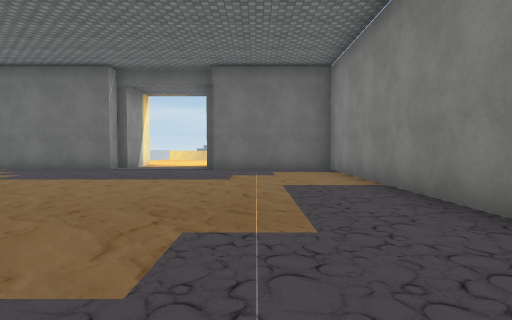
view 1 (above)

24 first-person views from a walk through a scene from a Unity 3-D project. The camera is 1.2 m above the floor, tilts 2° down and sees 80° across. The floor is counted in squares, 2 m on a side. Each view is taken from the middle of a square. On the plan, view 1 faces up. The plan holds only what a view shows up to about 9 squares ahead; the rest is blank. The place goes on beyond the plan. The player character is not drawn. Some surface patterns are stand-ins.

view 2
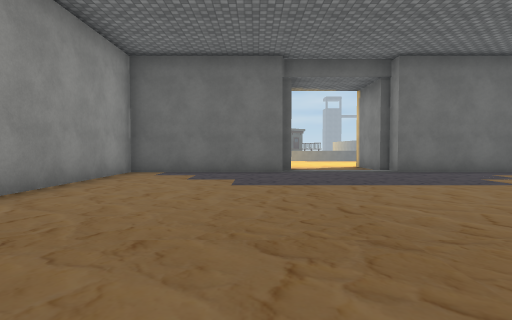

view 3
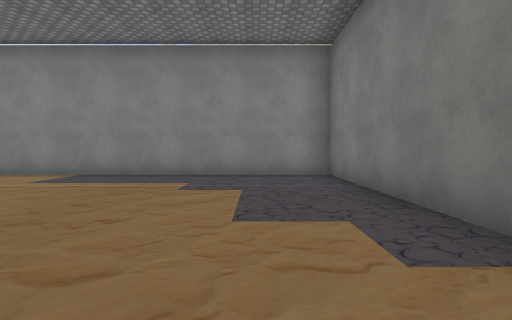

view 4
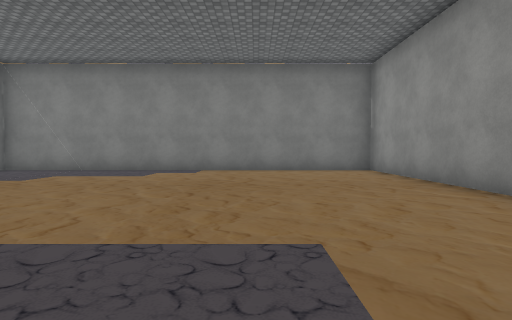

view 5
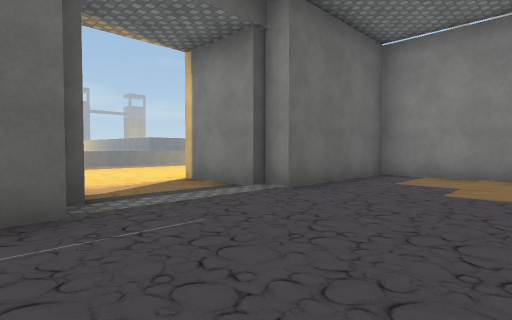

view 6
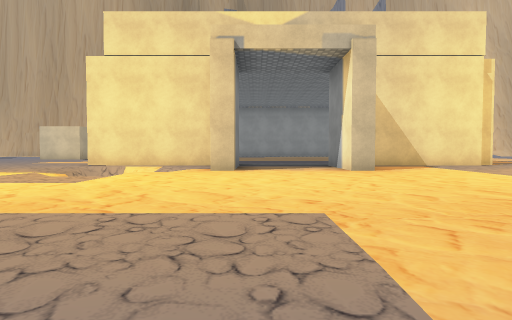

view 7
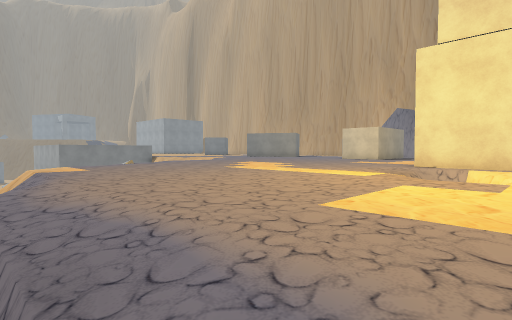

view 8
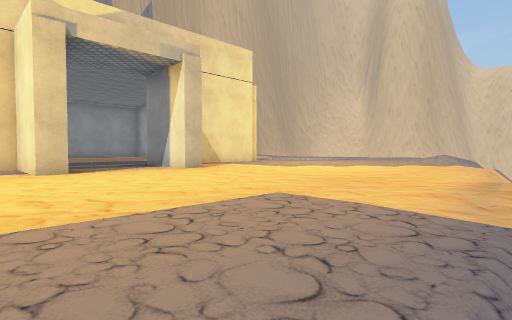

view 9
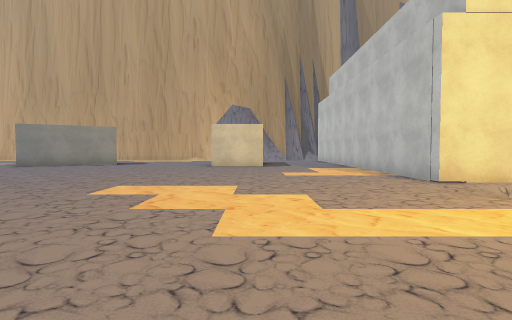

view 10
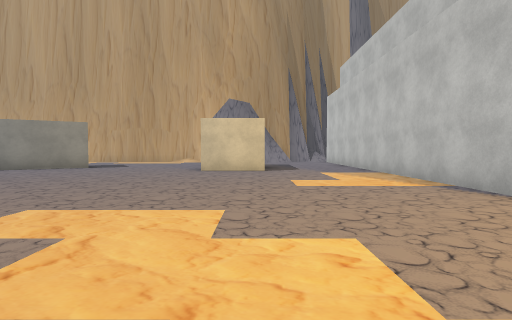

view 11
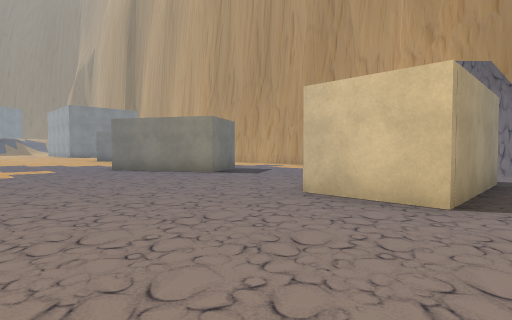

view 12
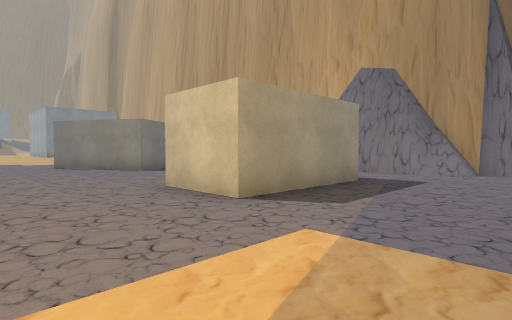

view 13
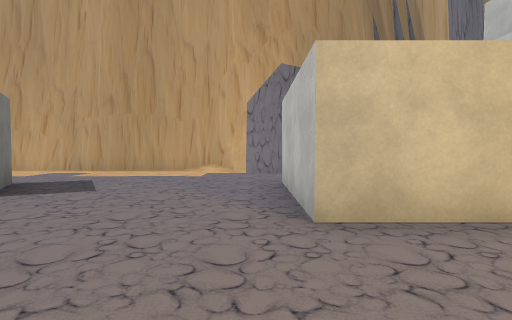

view 14
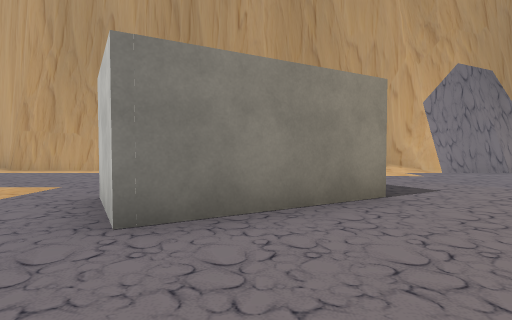

view 15
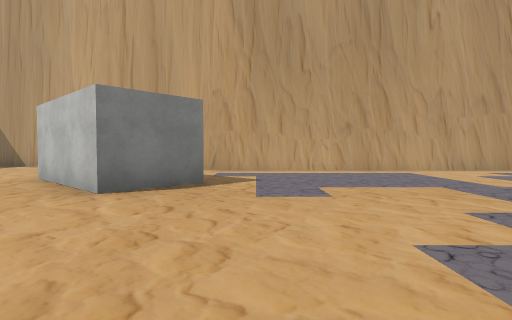

view 16
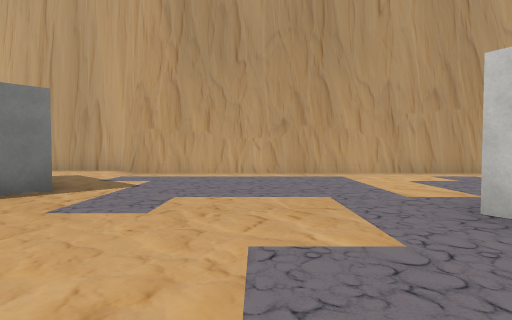

view 17
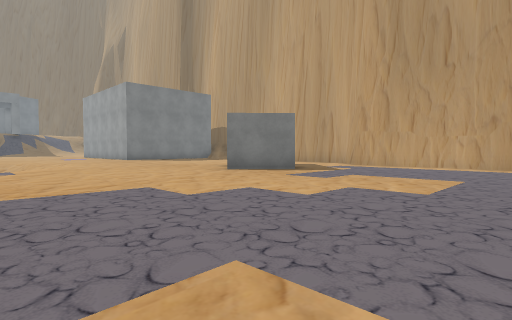

view 18
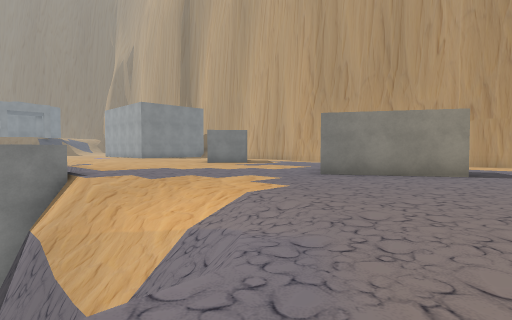

view 19
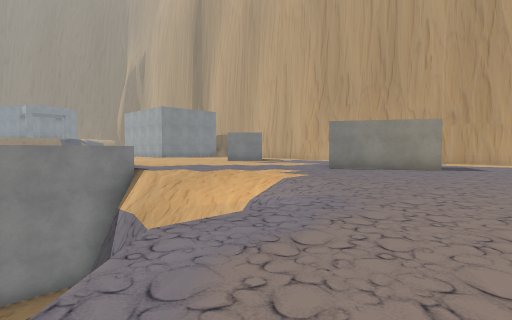

view 20
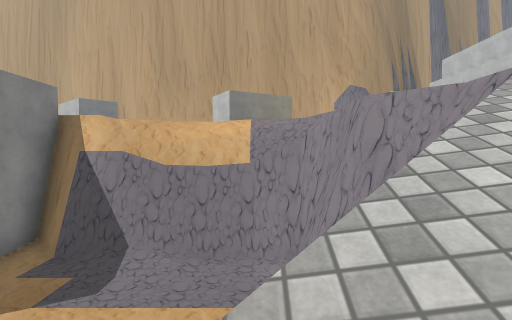

view 21
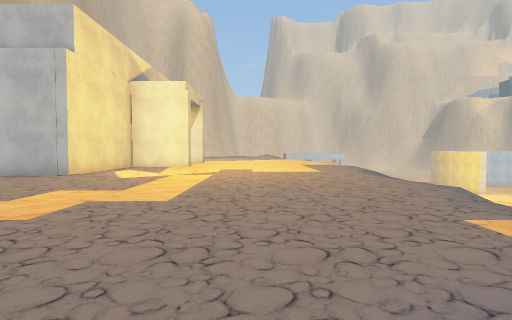

view 22
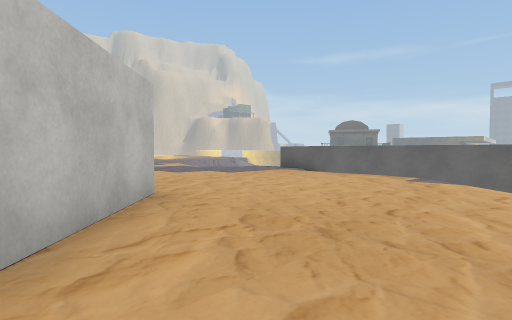

view 23
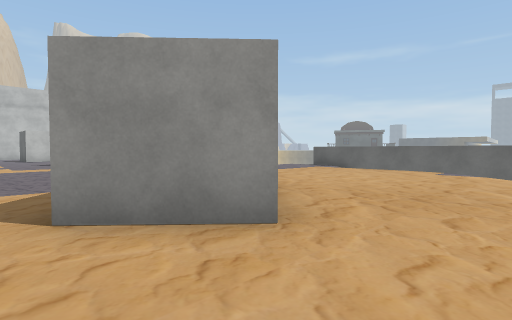

view 24
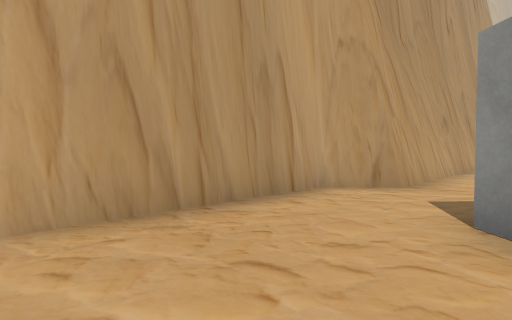

### Floor plan
Key: @ floor where view 1 was taken; # wall or solid block; x gap in a wall; . main floor; - floor 6 m lower than the main floor; / step, stairs or slope; = window, fence, low wall or low ledge; ^ raised ledge; v drop or lower ground.
Columns run from 10 left of view 1 to 25 right of it. Each row starts with its distance up from view 1.
 18        ////vvv//
 17 /////..........////    /
 16 ...................
 15 ....................
 14  .................../
 13   ........./......../  -----
 12    ........ /......../v-----#
 11   ....#..#/ =/......./#######
 10  .....#..#./x........./vvvv##
  9  ######..####.........//////^^^^^^x
  8  #..........#..........////...vvvv
  7  #..........#......................
  6  #..........#.......................
  5  #..........#.......................
  4  #..........#...##.....##...........
  3  #..........#...##....###...........
  2  #..........#...##....# ......###...
  1  #..........# ................. ##..
  0  #........@.# ..................#...
 -1  ############ .####/................
 -2               ##  #############.....
 -3                               ######

Positions as (right, up) in squares from view 1, and headings:
1: (0, 0), facing up
2: (-5, 1), facing up
3: (-5, 1), facing right
4: (-5, 8), facing down
5: (-5, 6), facing up-right
6: (-2, 18), facing down
7: (0, 18), facing down-right
8: (0, 18), facing down-left
9: (6, 15), facing down
10: (6, 13), facing down
11: (5, 8), facing down-right
12: (3, 7), facing down-right
13: (8, 7), facing down
14: (13, 7), facing down
15: (19, 7), facing down
16: (17, 6), facing down
17: (15, 8), facing down-right
18: (10, 11), facing down-right
19: (9, 13), facing down-right
20: (13, 17), facing down
21: (10, 14), facing left
22: (25, 1), facing up-left
23: (25, -1), facing up-left
24: (25, 0), facing down-left
